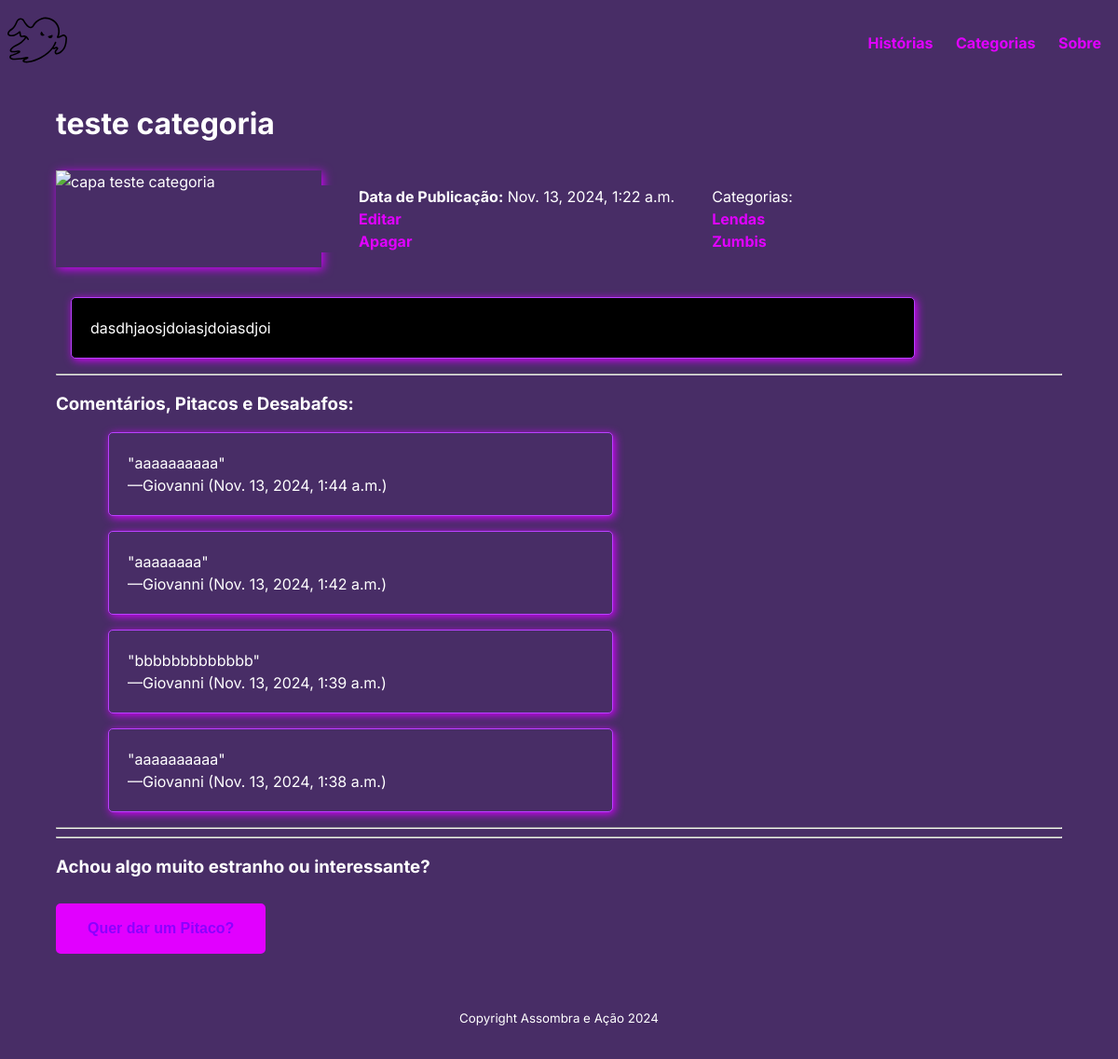
The app's page /historias/9/ with its own data.
### historias/models.py (models this page shows, shortened)
class Historia(models.Model):
    name = models.CharField(max_length=255)
    capa = models.URLField(max_length=200, null=True)
    relato =models.CharField(max_length=5000)
    data = models.DateTimeField(auto_now=True)
    categoria = models.ManyToManyField(Category)

class Category(models.Model):
    nome = models.CharField(max_length=255)

class Comment(models.Model):
    autor = models.ForeignKey(settings.AUTH_USER_MODEL,
                               on_delete=models.CASCADE)
    texto = models.CharField(max_length=255)
    data = models.DateTimeField(auto_now=True)
    historia = models.ForeignKey(Historia, on_delete=models.CASCADE)

### historias/views.py (the view)
# urls.py: path('<int:pk>/', views.HistoriaDetailView.as_view(), name='detail'),
class HistoriaDetailView(generic.DetailView):
    model = Historia
    template_name = 'historias/detail.html'

### historias/templates/historias/detail.html (shortened to what this page needs)
{% extends 'base.html' %}  {% block content %}
    <h1>{{ historia.name }}</h1>
    <section class="dados-de-filme">
      <img src="{{ historia.capa }}" alt="capa {{ historia.name}}" />
      <ul>
        <li> <b>Data de Publicação:</b> {{ historia.data }}</li>
        <li><a href="{% url 'historias:update' historia.id %}">Editar</a></li>
        <li><a href="{% url 'historias:delete' historia.id %}">Apagar</a></li>
      </ul>
      <ul>
        Categorias:
        {% for cat in historia.categoria.all %}
         <li><a href="{% url 'historias:indexcatego' pk=cat.id %}">    {{ cat.nome }}</a></li>
        {% endfor %}
      </ul>
    </section>
    <section class="desc-relato">
      {{ historia.relato }}
    </section>
    <hr>
  <section>
      <header>
          <h3>Comentários, Pitacos e Desabafos:</h3>
      </header>
      <ul>
          {% if historia.comment_set.all %}
              {% for comment in historia.comment_set.all reversed%}
                  <section class="cardcom">
                          "{{ comment.texto }}"
                      <figcaption>—{{ comment.autor }} ({{ comment.data }})</figcaption>
                    </section>
              {% endfor %}
          {% else %}
              <p>Essa história deixou todos sem palavras até o momento. O chupa cabra também comeu a sua língua?</p>
          {% endif %}
      </ul>
  </section>
  <hr>
  <hr>
    <h3>Achou algo muito estranho ou interessante?</h3>
    <a href="{% url 'historias:comment' historia.pk %}"><button>Quer dar um Pitaco?</button></a>
    {% endblock content %}

### static/style.css (style rules this page uses)
:root { --primary-color: #ffffff; --secondary-color: #e100ff; --tertiary-color: #f44d27; --secondary-color-light: #cf30ff; --tertiary-color-light: #ff6d28; --bg-color: #8c00ff; --secondary-bg-color: #b941ff; --color-shadow: #d400ff; font-family: Inter, sans-serif; font-size: 16px; line-height: 1.5em; }
* { background-color:rgb(72, 45, 102); }
html, body, #root { height: 100%; color: #ffffff; }
li a { color: var(--secondary-color); font-weight: bold; text-decoration: none; }
body, #root { display: flex; flex-direction: column; }
.cardcom { border: 1px solid var(--secondary-bg-color); border-radius: 5px; box-shadow: 2px 2px 10px var(--color-shadow); margin: 1rem; padding: 1.25rem; width: 500px; }
a { color: var(--secondary-color); text-decoration: none; }
.dados-de-filme { width: 100%; display: flex; flex-wrap: wrap; justify-content: left; padding: 1rem 0; }
.dados-de-filme img { width: 285px; box-shadow: 2px 2px 10px var(--color-shadow); }
.dados-de-filme ul { list-style-type: none; }
.desc-relato { background-color:black; border: 1px solid var(--secondary-bg-color); border-radius: 5px; box-shadow: 2px 2px 10px var(--color-shadow); margin: 1rem; padding: 1.25rem; width: 80%; }
button { background-color: var(--secondary-color); border: 2px solid var(--secondary-color); color: var(--bg-color); border-radius: 5px; display: inline-block; font-size: medium; font-weight: bold; margin: 0.5rem 0; padding: 1rem 2rem; }

### records on screen
Historia: name "teste categoria", data "Nov. 13, 2024, 1:22 a.m.", relato "dasdhjaosjdoiasjdoiasdjoi"
Category: nome "Lendas"
Category: nome "Zumbis"
Comment: texto "aaaaaaaaaa", autor "Giovanni", data "Nov. 13, 2024, 1:44 a.m."
Comment: texto "aaaaaaaa", autor "Giovanni", data "Nov. 13, 2024, 1:42 a.m."
Comment: texto "bbbbbbbbbbbbb", autor "Giovanni", data "Nov. 13, 2024, 1:39 a.m."
Comment: texto "aaaaaaaaaa", autor "Giovanni", data "Nov. 13, 2024, 1:38 a.m."
